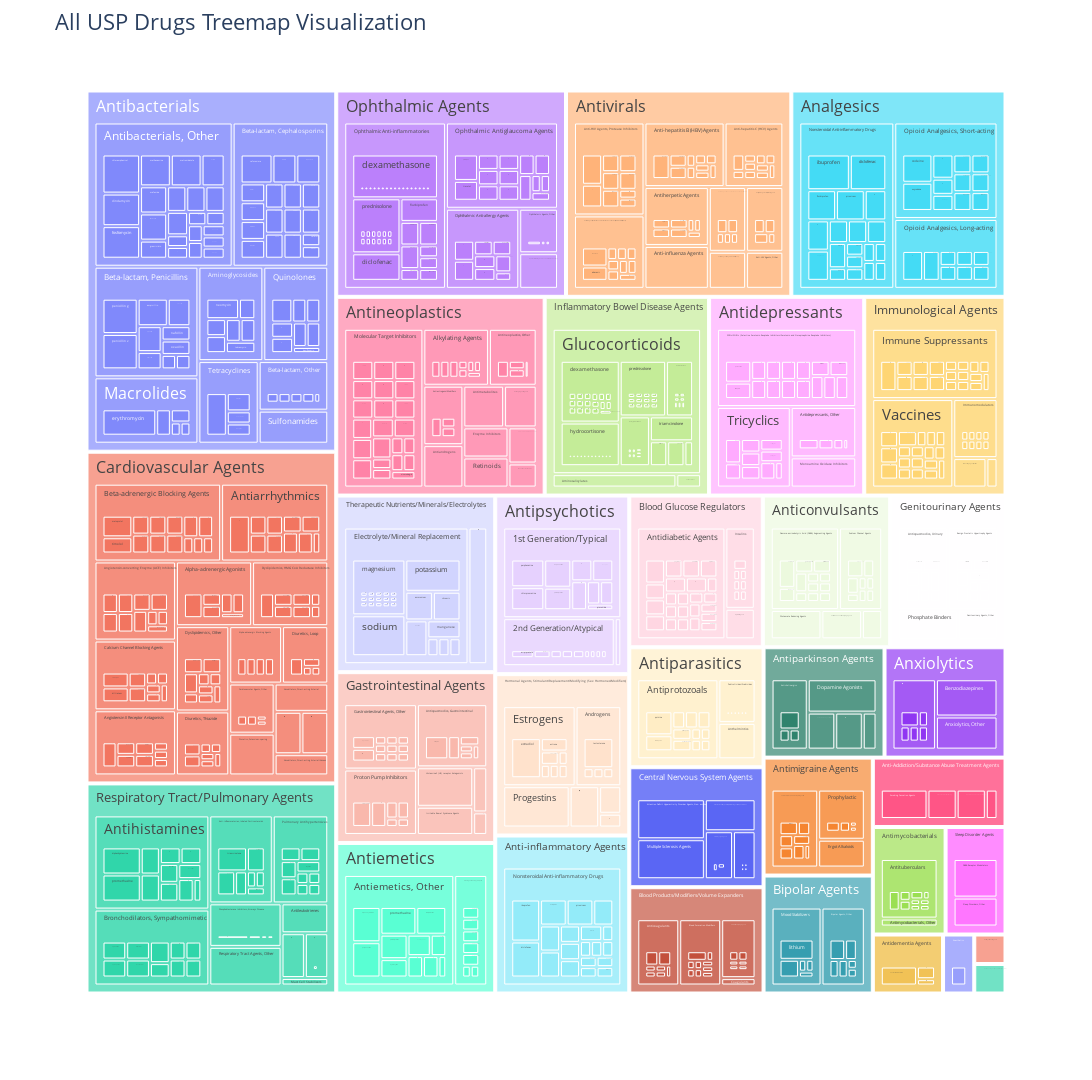

Notebook code for this chart:
### Code cell
# Define figure as a plotly express treemap.
# Path defines the path from the Root to the Leaves of the Tree
# Width/Height reshapes the visualization to a user-defined pixel-size.
fig = px.treemap(df,
                 path=['usp_category', 'usp_class', 'usp_drug', 'drug_example'],
                 width=1920,
                 height=1080
)



#Adds title to the Treemap
fig.update_layout(title_text="All USP Drugs Treemap Visualization", font_size=16)



#Saves the Treemap as an HTML file.
plotly.offline.plot(fig, filename='Graphics/All_Treemap.html')

#Shows the Treemap on output
fig.show()

### Figure 1 — Plotly figure (JSON) as saved in the notebook; plotly's stock layout.template omitted (floating-point values rounded to 4 significant figures; data arrays with more than 128 entries replaced by an {"elided": "..."} marker saying what was removed)
{"data": [{"branchvalues": "total", "domain": {"x": [0.0, 1.0], "y": [0.0, 1.0]}, "hovertemplate": "labels=%{label}<br>count=%{value}<br>parent=%{parent}<br>id=%{id}<extra></extra>", "ids": {"elided": "2860 str values"}, "labels": {"elided": "2860 str values"}, "name": "", "parents": {"elided": "2860 str values"}, "values": {"elided": "2860 int values"}, "type": "treemap"}], "layout": {"legend": {"tracegroupgap": 0}, "margin": {"t": 60}, "height": 1080, "width": 1920, "title": {"text": "All USP Drugs Treemap Visualization"}, "font": {"size": 16}}}
